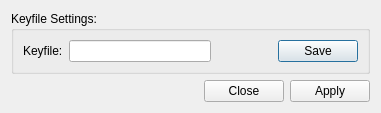
<?xml version="1.0" encoding="UTF-8"?>
<ui version="4.0">
 <class>Dialog</class>
 <widget class="QDialog" name="Dialog">
  <property name="geometry">
   <rect>
    <x>0</x>
    <y>0</y>
    <width>381</width>
    <height>106</height>
   </rect>
  </property>
  <property name="windowTitle">
   <string>Generate Random Keyfile</string>
  </property>
  <property name="windowIcon">
   <iconset>
    <normaloff>../icons/icon.png</normaloff>../icons/icon.png</iconset>
  </property>
  <layout class="QVBoxLayout" name="verticalLayout">
   <item>
    <widget class="QGroupBox" name="groupBox">
     <property name="title">
      <string>Keyfile Settings:</string>
     </property>
     <layout class="QGridLayout" name="gridLayout">
      <item row="0" column="0">
       <widget class="QLabel" name="label">
        <property name="text">
         <string>Keyfile:</string>
        </property>
       </widget>
      </item>
      <item row="0" column="1">
       <widget class="QLineEdit" name="lineKeyfile"/>
      </item>
      <item row="0" column="2">
       <widget class="QDialogButtonBox" name="selectKeyfile">
        <property name="standardButtons">
         <set>QDialogButtonBox::Save</set>
        </property>
       </widget>
      </item>
     </layout>
    </widget>
   </item>
   <item>
    <widget class="QDialogButtonBox" name="buttonBox">
     <property name="orientation">
      <enum>Qt::Horizontal</enum>
     </property>
     <property name="standardButtons">
      <set>QDialogButtonBox::Apply|QDialogButtonBox::Close</set>
     </property>
    </widget>
   </item>
  </layout>
 </widget>
 <resources/>
 <connections>
  <connection>
   <sender>buttonBox</sender>
   <signal>rejected()</signal>
   <receiver>Dialog</receiver>
   <slot>reject()</slot>
   <hints>
    <hint type="sourcelabel">
     <x>316</x>
     <y>260</y>
    </hint>
    <hint type="destinationlabel">
     <x>286</x>
     <y>274</y>
    </hint>
   </hints>
  </connection>
 </connections>
</ui>
